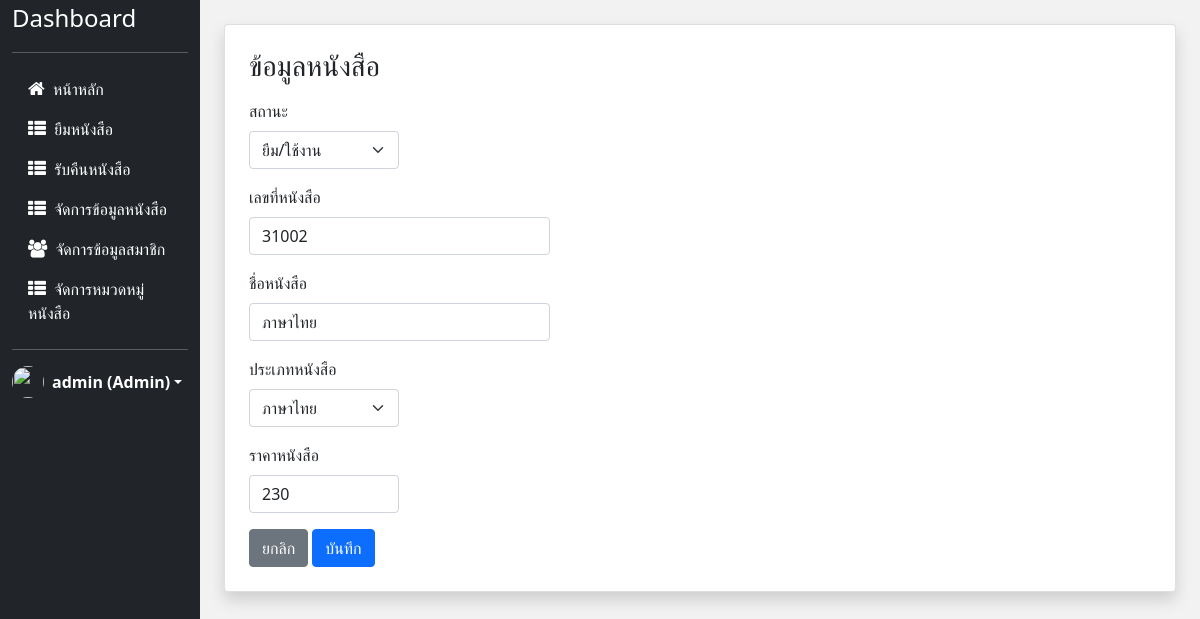
Page /books/updateBook.php?id=5 (signed in) on the committed database.
### tables this page shows
CREATE TABLE `book` (
  `b_id` int(11) NOT NULL,
  `b_name` varchar(50) NOT NULL,
  `c_id` int(11) NOT NULL,
  `status` varchar(11) NOT NULL DEFAULT 'ปกติ/ว่าง',
  `price` int(11) NOT NULL,
  `book_id` varchar(20) NOT NULL
);

CREATE TABLE `category` (
  `c_id` int(11) NOT NULL,
  `c_name` varchar(50) NOT NULL,
  `c_number` varchar(10) NOT NULL
);

### books/updatebook.php (the view, shortened to what this page needs)
<?php
include("../config/connect.php");
$id = $_GET['id'];
?>
<!doctype html>
<html lang="en">
<head>
    <?php
    include("../layout/header.php");
    ?>
</head>
<body>
    <div class="container-fluid" style="background-color: #f2f2f2;">
        <div class="row">
            <?php
            include("../layout/sidebar.php");
            $strSQL = "
            SELECT book.b_id, book.book_id, book.b_name, category.c_id, category.c_name, book.price, book.status
            FROM book LEFT JOIN category ON book.c_id = category.c_id
            WHERE b_id = $id
            ORDER BY book.book_id;
            ";
            $result = mysqli_query($conn, $strSQL);
            if ($row = mysqli_fetch_array($result)) {
            ?>
                <div class="col-md-10 px-4 my-4">
                    <div class="card shadow p-2">
                        <div class="card-body">
                            <h3 class="mb-3">ข้อมูลหนังสือ</h3>
                            <form action="./DB_updateBook.php" method="POST">
                                <div class="col-md-2 mb-3">
                                    <label class="form-label">สถานะ</label>
                                    <select class="form-select" name="status">
                                        <option value="<?php echo $row['status'] ?>" selected><?php echo $row['status'] ?></option>
                                    </select>
                                </div>
                                <div class="col-md-4 mb-3">
                                    <label class="form-label">เลขที่หนังสือ</label>
                                    <input type="text" class="form-control" name="number" value="<?php echo $row['book_id'] ?>" required>
                                </div>
                                <div class="col-md-4 mb-3">
                                    <label class="form-label">ชื่อหนังสือ</label>
                                    <input type="text" class="form-control" name="name" value="<?php echo $row['b_name'] ?>" required>
                                </div>
                                <div class="col-md-2 mb-3">
                                    <label class="form-label">ประเภทหนังสือ</label>
                                    <select class="form-select" name="category_id">
                                        <option value="<?php echo $row['c_id'] ?>" selected><?php echo $row['c_name'] ?></option>
                                    </select>
                                </div>
                                <div class="col-md-2 mb-3">
                                    <label class="form-label">ราคาหนังสือ</label>
                                    <input type="text" class="form-control" name="price" value="<?php echo $row['price'] ?>" required>
                                </div>
                                <a href="./booksList.php" class="btn btn-secondary">ยกลิก</a>
                                <button type="submit" name="update" class="btn btn-primary">บันทึก</button>
                            </form>
                        </div>
                    </div>
                </div>
            <?php } ?>
        </div>
    </div>
</body>
</html>

### rows in the picture
book: status "ยืม/ใช้งาน", number "31002", name "ภาษาไทย", category_id "ภาษาไทย", price "230"

### other values in the picture
$_SESSION["name"] "admin"
$_SESSION["status"] "Admin"
